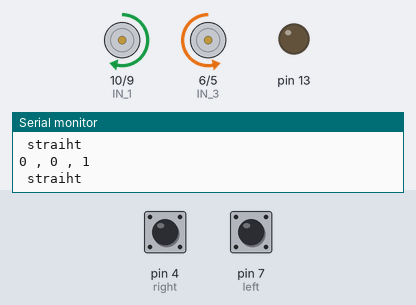
Recording of a sketch running on a simulated Arduino Uno, built with avr-gcc and run on an emulated ATmega328P. Parts: motor-driver pin pairs drawn as motors (green arrow = first pin HIGH = forward, orange = second pin HIGH = backward, longer = more drive, scaled by the enable pin), output pins drawn as LEDs (lit = HIGH), the last lines printed to the serial monitor. The test bench sets the inputs (shaded band); at power-on: pin 4 (right) LOW, pin 7 (left) LOW.

Above: at 1.2 s.
1.3 s: pin 4 (right) pulled HIGH for 0.15 s
At 1.39 s:
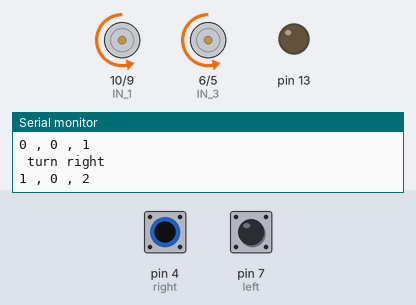
2.9 s: pin 7 (left) pulled HIGH for 0.15 s
At 2.99 s:
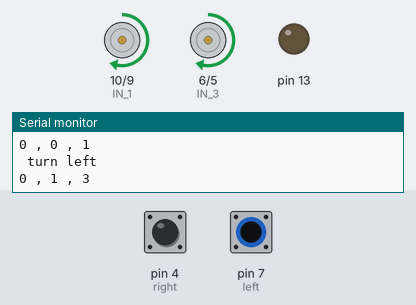
4.5 s: pin 4 (right) pulled HIGH for 1 s
At 6.2 s:
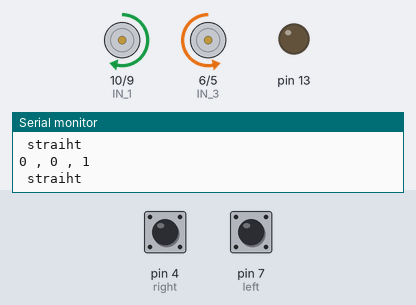
8.5 s: pin 7 (left) pulled HIGH for 1 s
At 9.2 s:
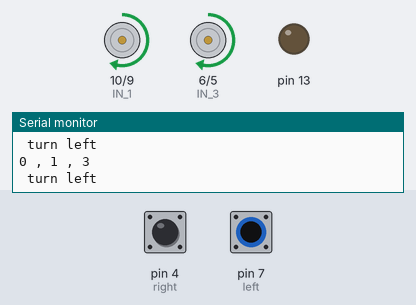
12.5 s: pin 7 (left) pulled HIGH for 3.2 s
At 16.8 s:
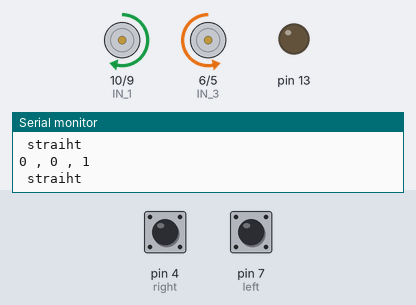
17.2 s: pin 4 (right) driven HIGH and pin 7 (left) driven HIGH
At 18.5 s:
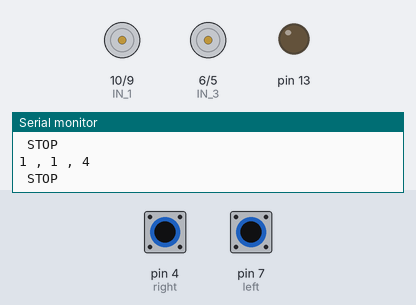
Timing chart, 0 to 19.7 s (numbered marks = the images above; inputs shaded):
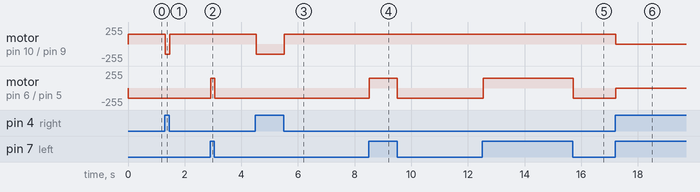

Measured:
- after the input at 1.3 s, motor on pin 10 (IN_1) / pin 9 (IN_2): forward 150/255 → backward 150/255 at once, → forward 150/255 0.15 s later
- after the input at 2.9 s, motor on pin 6 (IN_3) / pin 5 (IN_4): backward 150/255 → forward 150/255 at once, → backward 150/255 0.15 s later
- after the input at 4.5 s, motor on pin 10 (IN_1) / pin 9 (IN_2): forward 150/255 → backward 150/255 at once, → forward 150/255 0.98 s later
- after the input at 8.5 s, motor on pin 6 (IN_3) / pin 5 (IN_4): backward 150/255 → forward 150/255 at once, → backward 150/255 1.0 s later
- after the input at 12.5 s, motor on pin 6 (IN_3) / pin 5 (IN_4): backward 150/255 → forward 150/255 at once, → backward 150/255 3.2 s later
- after the input at 17.2 s, motor on pin 10 (IN_1) / pin 9 (IN_2): forward 150/255 → stopped at once; motor on pin 6 (IN_3) / pin 5 (IN_4): backward 150/255 → stopped at once

The sketch:

line_follower_2.ino
```cpp
//veriables
int right=4;
int left=7;
int sensor1;
int sensor2;
int option=0;


int Ena= 11;
int Enb=3;

int IN_1=10;
int IN_2=9;
int IN_3=6;
int IN_4=5;


void setup() {
  // put your setup code here, to run once:
  pinMode(right, INPUT);
  pinMode(left, INPUT);


  pinMode(Ena,OUTPUT);
  pinMode(Enb,OUTPUT);
  pinMode(IN_1,OUTPUT);
  pinMode(IN_2,OUTPUT);
  pinMode(13,OUTPUT);
  pinMode(IN_3,OUTPUT);
  pinMode(IN_4,OUTPUT);

  Serial.begin(9600);
}

void loop() {
  // put your main code here, to run repeatedly:
  analogWrite(Ena, 150);
  analogWrite(Enb, 150);
   //reading the right and left line sensor
  sensor1=digitalRead(right);
  sensor2=digitalRead(left);

  //checking for option to determine action
  option=check_option(sensor1, sensor2);

  switch(option){
    case 4:
      Serial.println(" STOP ");
      Stop();
      break;


    case 2:
      Serial.println(" turn right ");

      Left();
      break;

    case 3:
      Serial.println(" turn left ");
      Right();
      break;

    case 1:
      Serial.println(" straiht ");
      forward();
      break;

  }
  //printing out option
  Serial.print(sensor1);
  Serial.print(" , ");
  Serial.print(sensor2);
  Serial.print(" , ");
  Serial.println(option);
  //delay(1000);

}


int check_option(int a, int b){
  int check;
  if (a == 0 && b==0){
    check=1;
    //Serial.println(" stop ");
  }else if(a == 1 && b==0){
    check=2;
    //Serial.println(" turn right ");
  }else if(a == 0 && b==1){
    check=3;
    //Serial.println(" turn left ");
  }else if(a == 1 && b==1){
    check=4;
    //Serial.println(" straight ");
  }

  return check;
}


void forward(){
   digitalWrite(IN_1,HIGH);
   digitalWrite(IN_2,LOW);
   digitalWrite(IN_3,LOW);
   digitalWrite(IN_4,HIGH);
}


void backward(){
   digitalWrite(IN_1,LOW);
   digitalWrite(IN_2,HIGH);
   digitalWrite(IN_3,HIGH);
   digitalWrite(IN_4,LOW);

}


void Right(){
   digitalWrite(IN_1,HIGH);
   digitalWrite(IN_2,LOW);
   digitalWrite(IN_3,HIGH);
   digitalWrite(IN_4,LOW);
   delay(2);
   //Stop();
}


void Left(){
    digitalWrite(IN_1,LOW);
   digitalWrite(IN_2,HIGH);
   digitalWrite(IN_3,LOW);
   digitalWrite(IN_4,HIGH);
   delay(2);
   //Stop();
}

void Stop(){
   digitalWrite(IN_1,LOW);
   digitalWrite(IN_2,LOW);
   digitalWrite(IN_3,LOW);
   digitalWrite(IN_4,LOW);
}
```
